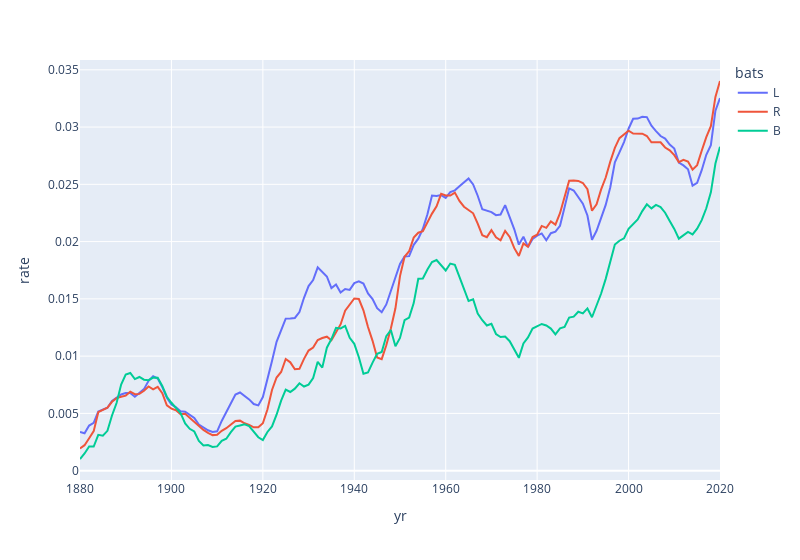

Notebook source saved alongside this figure:
### Code cell
fig = px.line(bat_rolling_rates[['L', 'R', 'B']].stack().rename('rate').reset_index(), x='yr', y='rate', color='bats')
fig.update_layout(width=800)
fig.write_image('output/hr_rates_by_handedness.png')
fig.show()

### Figure 1 — Plotly figure (JSON) as saved in the notebook; plotly's stock layout.template omitted (floating-point values rounded to 4 significant figures; data arrays with more than 128 entries replaced by an {"elided": "..."} marker saying what was removed)
{"data": [{"hovertemplate": "bats=L<br>yr=%{x}<br>rate=%{y}<extra></extra>", "legendgroup": "L", "line": {"color": "#636efa", "dash": "solid"}, "mode": "lines", "name": "L", "orientation": "v", "showlegend": true, "type": "scatter", "x": {"elided": "141 int values"}, "xaxis": "x", "y": {"elided": "141 float values"}, "yaxis": "y"}, {"hovertemplate": "bats=R<br>yr=%{x}<br>rate=%{y}<extra></extra>", "legendgroup": "R", "line": {"color": "#EF553B", "dash": "solid"}, "mode": "lines", "name": "R", "orientation": "v", "showlegend": true, "type": "scatter", "x": {"elided": "141 int values"}, "xaxis": "x", "y": {"elided": "141 float values"}, "yaxis": "y"}, {"hovertemplate": "bats=B<br>yr=%{x}<br>rate=%{y}<extra></extra>", "legendgroup": "B", "line": {"color": "#00cc96", "dash": "solid"}, "mode": "lines", "name": "B", "orientation": "v", "showlegend": true, "type": "scatter", "x": {"elided": "141 int values"}, "xaxis": "x", "y": {"elided": "141 float values"}, "yaxis": "y"}], "layout": {"legend": {"title": {"text": "bats"}, "tracegroupgap": 0}, "margin": {"t": 60}, "width": 800, "xaxis": {"anchor": "y", "domain": [0, 1], "title": {"text": "yr"}}, "yaxis": {"anchor": "x", "domain": [0, 1], "title": {"text": "rate"}}}}
